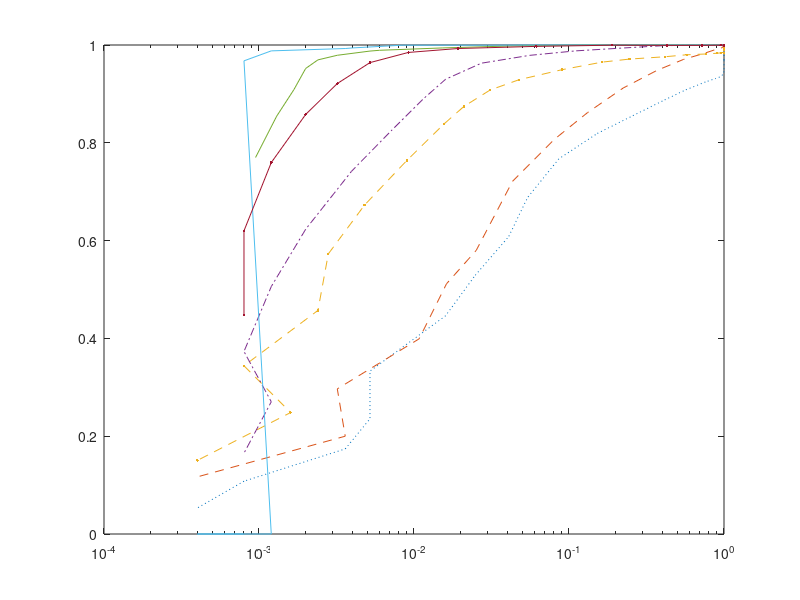

Source code (MATLAB): (Note: this script raises an error after producing the figure.)
clear
clc
close all

load('new_4_P_fa_32_M_2.mat')
load('new_4_P_d_32_M_2.mat')
load('new_4_P_fa_64_M_2.mat')
load('new_4_P_d_64_M_2.mat')
load('new_4_P_fa_32_pure_M_2.mat')
load('new_4_P_d_32_pure_M_2.mat')
% load('new_4_P_fa_32_SNR_0.mat')
% load('new_4_P_d_32_SNR_0.mat')

SNR=[-4 -2 0];
threshold=0:0.02:1;

P_d_32_M_2(10,1,1)=0.9430;
P_d_32_M_2(11,1,1)=0.9360;
P_d_32_M_2(14,1,1)=0.9080;
P_d_32_M_2(17,1,1)=0.819;
P_fa_32_M_2(17,1,1)=0.152;
P_fa_32_M_2(19,1,1)=0.054;
%%%
P_d_32_M_2(16,1,2)=0.948;
P_d_32_M_2(18,1,2)=0.862;
P_fa_32_M_2(18,1,2)=0.1320;
P_d_32_M_2(19,1,2)=0.807;
P_fa_32_M_2(22,1,2)=0.0162;
P_d_32_M_2(21,1,2)=0.58;
%%%
P_d_32_M_2(11,2,1)=0.984;
P_fa_32_M_2(23,2,1)=0.009;
P_d_32_M_2(23,2,1)=0.764;
P_fa_32_M_2(21,2,1)=0.021;
P_fa_32_M_2(20,2,1)=0.031;
P_d_32_M_2(20,2,1)=0.9080;
P_d_32_M_2(19,2,1)=0.9290;
P_d_32_M_2(17,2,1)=0.965;
P_d_32_M_2(15,2,1)=0.976;
P_d_32_M_2(14,2,1)=0.98;
%%%
P_d_32_M_2(18,2,2)=0.988;
P_d_32_M_2(21,2,2)=0.93;
P_fa_32_M_2(21,2,2)=0.016;
P_fa_32_M_2(22,2,2)=0.0115;
P_fa_32_M_2(23,2,2)=0.0072;
P_fa_32_M_2(24,2,2)=3.95e-3;
P_fa_32_M_2(25,2,2)=2e-3;
P_fa_32_M_2(26,2,2)=1.2e-3;
%%%
P_d_32_M_2(22,3,2)=0.994;
P_d_32_M_2(26:end,3,2)=0;
% P_fa_32_M_2(28,3,2)=0.95e-3;
%%%
P_d_32_M_2(1:17,3,1)=1;
P_d_32_M_2(18,3,1)=0.999;
P_d_32_M_2(19,3,1)=0.998;
P_d_32_M_2(22,3,1)=0.9876;
P_d_32_M_2(23,3,1)=0.979;
P_d_32_M_2(25,3,1)=0.952;
P_fa_32_M_2(26,3,1)=1.68e-3;
P_fa_32_M_2(27,3,1)=1.3e-3;
P_d_32_M_2(28,3,1)=0.77;
P_fa_32_M_2(28,3,1)=0.95e-3;
%%%
P_fa_64_M_2(19,1,1)=0.002;
P_d_64_M_2(21,1,1)=0.62;
%%%
P_d_32_pure_M_2(17,1,1)=0.899;
P_d_32_pure_M_2(15,1,1)=0.962;
%%%
P_d_32_pure_M_2(17,1,2)=0.92;
P_d_32_pure_M_2(15,1,2)=0.97;
P_d_32_pure_M_2(13,1,2)=0.995;


% P_d(n_thres,n_snr,n_v)
% figure(2)
% % plot(threshold,P_fa_32_M_2(:,1,1),'o')
% % hold on
% % plot(threshold,P_fa_32_M_2(:,1,1),'s')
% semilogx(P_fa_32_M_2(:,2,2),P_d_32_M_2(:,2,2),'o')
% [hc,ht,hcl] = nice_plot(gcf);

figure(3)
semilogx(P_fa_32_M_2(:,1,1),P_d_32_M_2(:,1,1),':')
hold on
semilogx(P_fa_32_M_2(:,1,2),P_d_32_M_2(:,1,2),'--')
hold on
semilogx(P_fa_32_M_2(:,2,1),P_d_32_M_2(:,2,1),'--.')
hold on
semilogx(P_fa_32_M_2(:,2,2),P_d_32_M_2(:,2,2),'-.')
hold on
semilogx(P_fa_32_M_2(:,3,1),P_d_32_M_2(:,3,1),'-')
hold on
semilogx(P_fa_32_M_2(:,3,2),P_d_32_M_2(:,3,2),'-')
hold on
% semilogx(P_fa_32_SNR_0,P_d_32_SNR_0,'-')
% hold on
semilogx(P_fa_64_M_2(:,1,1),P_d_64_M_2(:,1,1),'.-')
hold on
% semilogx(P_fa_32_pure_M_2(:,1,1),P_d_32_pure_M_2(:,1,1),':.')
% hold on
% semilogx(P_fa_32_pure_M_2(:,1,2),P_d_32_pure_M_2(:,1,2),':.')
% hold on
% semilogx(P_fa_32_pure_M_2(:,2,1),P_d_32_pure_M_2(:,2,1),':.')
% hold on
% semilogx(P_fa_32_pure_M_2(:,2,2),P_d_32_pure_M_2(:,2,2),':.')
% hold on
% 
% 
hold on
semilogx(P_fa_32_M_2(19,1,1),P_d_32_M_2(19,1,1),'+','Color','[0, 0.4470, 0.7410]')
hold on
semilogx(P_fa_32_M_2(20,1,2),P_d_32_M_2(20,1,2),'+','Color','[0.8500, 0.3250, 0.0980]')
hold on
semilogx(P_fa_32_M_2(23,2,1),P_d_32_M_2(23,2,1),'+','Color','[0.9290, 0.6940, 0.1250]	')
hold on
semilogx(P_fa_32_M_2(23,2,2),P_d_32_M_2(23,2,2),'+','Color','[0.4940, 0.1840, 0.5560]')
hold on
semilogx(P_fa_32_M_2(25,3,1),P_d_32_M_2(25,3,1),'+','Color','[0.4660, 0.6740, 0.1880]')
hold on
semilogx(P_fa_32_M_2(24,3,2),P_d_32_M_2(24,3,2),'+','Color','[0.3010 0.7450 0.9330]')
hold on
semilogx(P_fa_64_M_2(18,1,1),P_d_64_M_2(18,1,1),'+','Color','[0.6350 0.0780 0.1840]')
grid on
[hc1,ht1,hcl1] = nice_plot(gcf);

text(P_fa_32_M_2(19,1,1)-0.025,P_d_32_M_2(19,1,1)-0.015,'$\gamma{=}0.36$','Interpreter','latex','Fontsize',9.5)
text(P_fa_32_M_2(20,1,2)-0.014,P_d_32_M_2(20,1,2)+0.015,'$\gamma{=}0.38$','Interpreter','latex','Fontsize',9.5)
text(P_fa_32_M_2(23,2,1)+0.0015,P_d_32_M_2(23,2,1),'$\gamma{=}0.44$','Interpreter','latex','Fontsize',9.5)
text(P_fa_32_M_2(23,2,2)-0.0015,P_d_32_M_2(23,2,2)+0.015,'$\gamma{=}0.44$','Interpreter','latex','Fontsize',9.5)
text(P_fa_32_M_2(25,3,1)-0.0002,P_d_32_M_2(25,3,1)-0.013,'$\gamma{=}0.48$','Interpreter','latex','Fontsize',9.5)
text(P_fa_32_M_2(24,3,2),P_d_32_M_2(24,3,2)-0.013,'$\gamma{=}0.46$','Interpreter','latex','Fontsize',9.5)
text(P_fa_64_M_2(18,1,1)+0.0001,P_d_64_M_2(18,1,1),'$\gamma{=}0.34$','Interpreter','latex','Fontsize',9.5)

xlab=xlabel('$P_{FA}$','Interpreter', 'LaTeX');
ylab=ylabel('$P_{D}$','Interpreter', 'LaTeX');
lgnd=legend({'$-4$ dB, $L_0{=}32$, $v{=}1$',...
    '$-4$ dB, $L_0{=}32$, $v{=}32$',...
    '$-2$ dB, $L_0{=}32$, $v{=}1$',...
    '$-2$ dB, $L_0{=}32$, $v{=}32$',...
    '$0$ dB, $L_0=32$, $v=1$',...
    '$0$ dB, $L_0=32$, $v=32$',...
    '$-4$ dB, $L_0{=}64$, $v{=}32$'},...
    'Interpreter', 'LaTeX',...
    'Location','southeast');
set(xlab,'FontSize',12);
set(ylab,'FontSize',12);
set(lgnd,'FontSize',8);
ylim([0.6 1])
xlim([1e-3 1])

% xlab=xlabel('$P_{FA}$','Interpreter', 'LaTeX');
% ylab=ylabel('$P_{D}$','Interpreter', 'LaTeX');
% lgnd=legend({'$-4$ dB, $L_0{=}32$, $v{=}1$',...
%     '$-4$ dB, $L_0{=}32$, $v{=}32$',...
%     '$-2$ dB, $L_0{=}32$, $v{=}1$',...
%     '$-2$ dB, $L_0{=}32$, $v{=}32$',...
%     '$0$ dB, $L_0{=}32$, $v{=}1$',...
%     '$-4$ dB, $L_0{=}64$, $v{=}32$',...
%     'LRT, $-4$ dB, $L_0{=}32$, $v{=}1$',...
%     'LRT, $-4$ dB, $L_0{=}32$, $v{=}32$',},...
%     'Interpreter', 'LaTeX',...
%     'Location','southeast');
% set(xlab,'FontSize',12);
% set(ylab,'FontSize',12);
% set(lgnd,'FontSize',8);
% ylim([0.6 1])
% xlim([1e-3 1])

% '$-2$ dB, $L_0{=}32$, $v{=}1$',...
% '$-2$ dB, $L_0{=}32$, $v{=}32$',},...